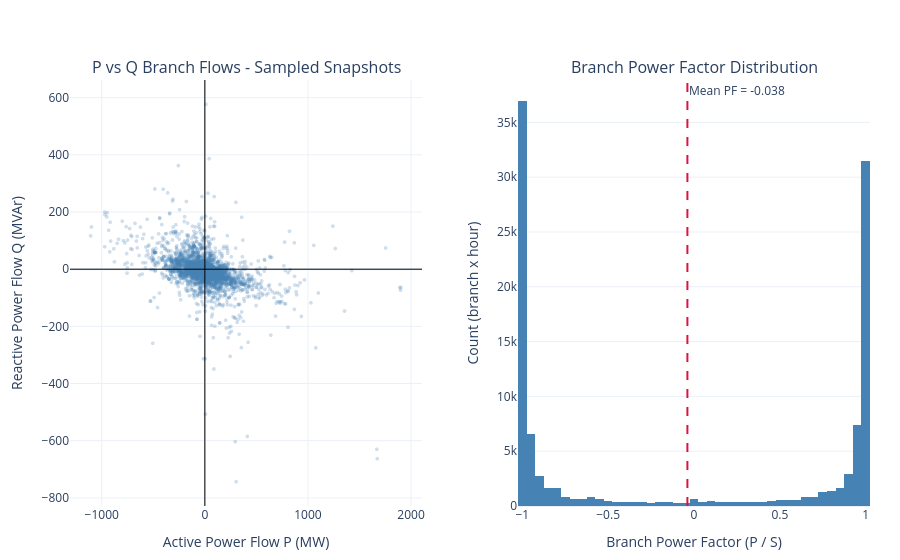

Notebook source saved alongside this figure:
### Markdown cell above
## Reactive Branch Flows

### Code cell
# P vs Q scatter for all branch flows (sampled for speed)
sample = (branch_df.sample(min(8000, len(branch_df)), random_state=42)
          if len(branch_df) > 8000 else branch_df)

branch_df['S_mva'] = np.hypot(branch_df['flow_mw'], branch_df['flow_mvar'])
active = branch_df[branch_df['S_mva'] > 1.0].copy()
active['pf'] = active['flow_mw'] / active['S_mva']
mean_pf = active['pf'].mean()

fig = make_subplots(
    rows=1, cols=2,
    subplot_titles=['P vs Q Branch Flows - Sampled Snapshots', 'Branch Power Factor Distribution'],
    horizontal_spacing=0.12,
)
fig.add_trace(go.Scattergl(
    x=sample['flow_mw'], y=sample['flow_mvar'], mode='markers', name='Branch flows',
    marker=dict(color='steelblue', size=4, opacity=0.25),
    customdata=sample[['date', 'hour', 'branch_name', 'loading_pct']],
    hovertemplate='Branch: %{customdata[2]}<br>Date/hour: %{customdata[0]}, %{customdata[1]}<br>P: %{x:.1f} MW<br>Q: %{y:.1f} MVAr<br>Loading: %{customdata[3]:.1f}%<extra></extra>',
), row=1, col=1)
fig.add_hline(y=0, line_color='black', line_width=1, row=1, col=1)
fig.add_vline(x=0, line_color='black', line_width=1, row=1, col=1)
fig.add_trace(go.Histogram(
    x=active['pf'], nbinsx=60, name='Power factor', marker_color='steelblue',
    hovertemplate='PF bin: %{x:.3f}<br>Count: %{y}<extra></extra>',
), row=1, col=2)
fig.add_vline(x=mean_pf, line_color='crimson', line_dash='dash', row=1, col=2,
              annotation_text=f'Mean PF = {mean_pf:.3f}')
fig.update_xaxes(title_text='Active Power Flow P (MW)', row=1, col=1)
fig.update_yaxes(title_text='Reactive Power Flow Q (MVAr)', row=1, col=1)
fig.update_xaxes(title_text='Branch Power Factor (P / S)', row=1, col=2)
fig.update_yaxes(title_text='Count (branch x hour)', row=1, col=2)
fig.update_layout(height=560, showlegend=False, margin=dict(l=70, r=30, t=80, b=50))
save_plotly(fig, 'reactive_flows.html')
fig.show()

### Figure 1 — Plotly figure (JSON) as saved in the notebook; plotly's stock layout.template omitted (floating-point values rounded to 4 significant figures; data arrays with more than 128 entries replaced by an {"elided": "..."} marker saying what was removed)
{"data": [{"customdata": {"elided": "8000x4 mixed values"}, "hovertemplate": "Branch: %{customdata[2]}<br>Date/hour: %{customdata[0]}, %{customdata[1]}<br>P: %{x:.1f} MW<br>Q: %{y:.1f} MVAr<br>Loading: %{customdata[3]:.1f}%<extra></extra>", "marker": {"color": "steelblue", "opacity": 0.25, "size": 4}, "mode": "markers", "name": "Branch flows", "type": "scattergl", "x": {"elided": "8000 float values"}, "xaxis": "x", "y": {"elided": "8000 float values"}, "yaxis": "y"}, {"hovertemplate": "PF bin: %{x:.3f}<br>Count: %{y}<extra></extra>", "marker": {"color": "steelblue"}, "name": "Power factor", "nbinsx": 60, "type": "histogram", "x": {"elided": "110308 float values"}, "xaxis": "x2", "yaxis": "y2"}], "layout": {"annotations": [{"font": {"size": 16}, "showarrow": false, "text": "P vs Q Branch Flows - Sampled Snapshots", "x": 0.22, "xanchor": "center", "xref": "paper", "y": 1, "yanchor": "bottom", "yref": "paper"}, {"font": {"size": 16}, "showarrow": false, "text": "Branch Power Factor Distribution", "x": 0.78, "xanchor": "center", "xref": "paper", "y": 1, "yanchor": "bottom", "yref": "paper"}, {"showarrow": false, "text": "Mean PF = -0.038", "x": -0.03845, "xanchor": "left", "xref": "x2", "y": 1, "yanchor": "top", "yref": "y2 domain"}], "height": 560, "margin": {"b": 50, "l": 70, "r": 30, "t": 80}, "shapes": [{"line": {"color": "black", "width": 1}, "type": "line", "x0": 0, "x1": 1, "xref": "x domain", "y0": 0, "y1": 0, "yref": "y"}, {"line": {"color": "black", "width": 1}, "type": "line", "x0": 0, "x1": 0, "xref": "x", "y0": 0, "y1": 1, "yref": "y domain"}, {"line": {"color": "crimson", "dash": "dash"}, "type": "line", "x0": -0.03845, "x1": -0.03845, "xref": "x2", "y0": 0, "y1": 1, "yref": "y2 domain"}], "showlegend": false, "xaxis": {"anchor": "y", "domain": [0, 0.44], "title": {"text": "Active Power Flow P (MW)"}}, "xaxis2": {"anchor": "y2", "domain": [0.56, 1], "title": {"text": "Branch Power Factor (P / S)"}}, "yaxis": {"anchor": "x", "domain": [0, 1], "title": {"text": "Reactive Power Flow Q (MVAr)"}}, "yaxis2": {"anchor": "x2", "domain": [0, 1], "title": {"text": "Count (branch x hour)"}}}}
